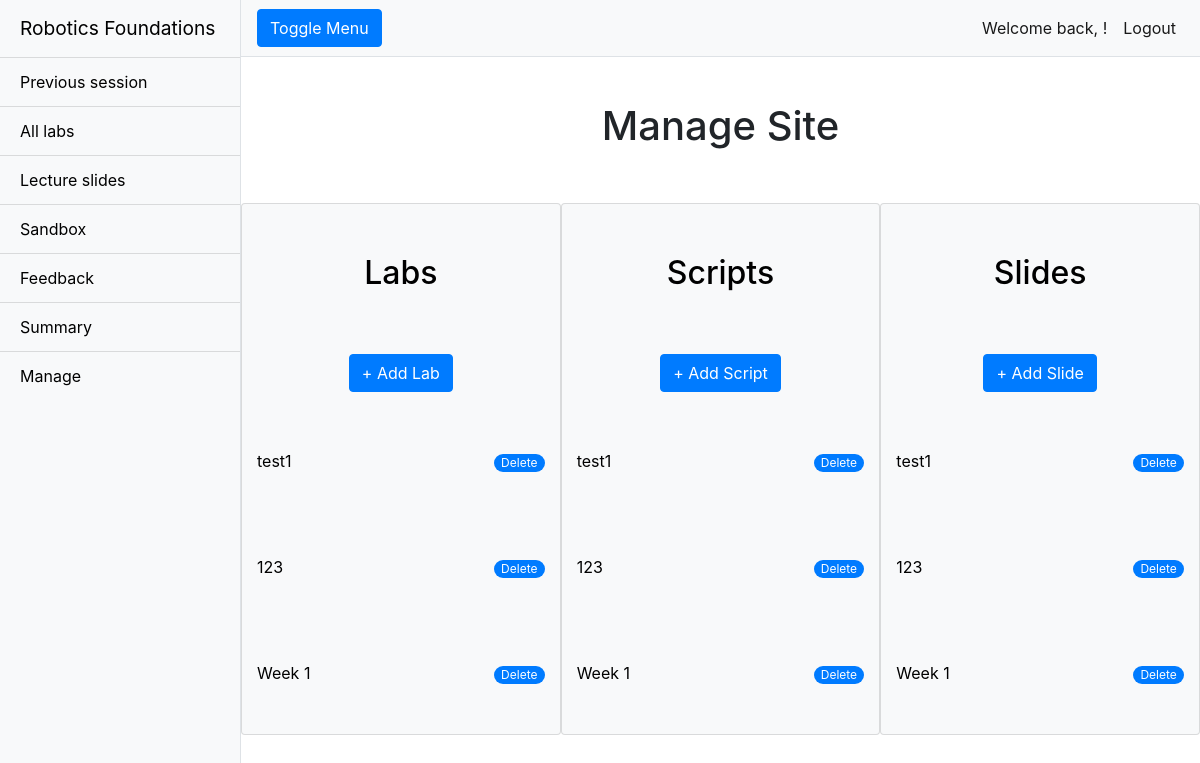
/rfwa/manage/ (signed in), run on an earlier commit of the app's database.
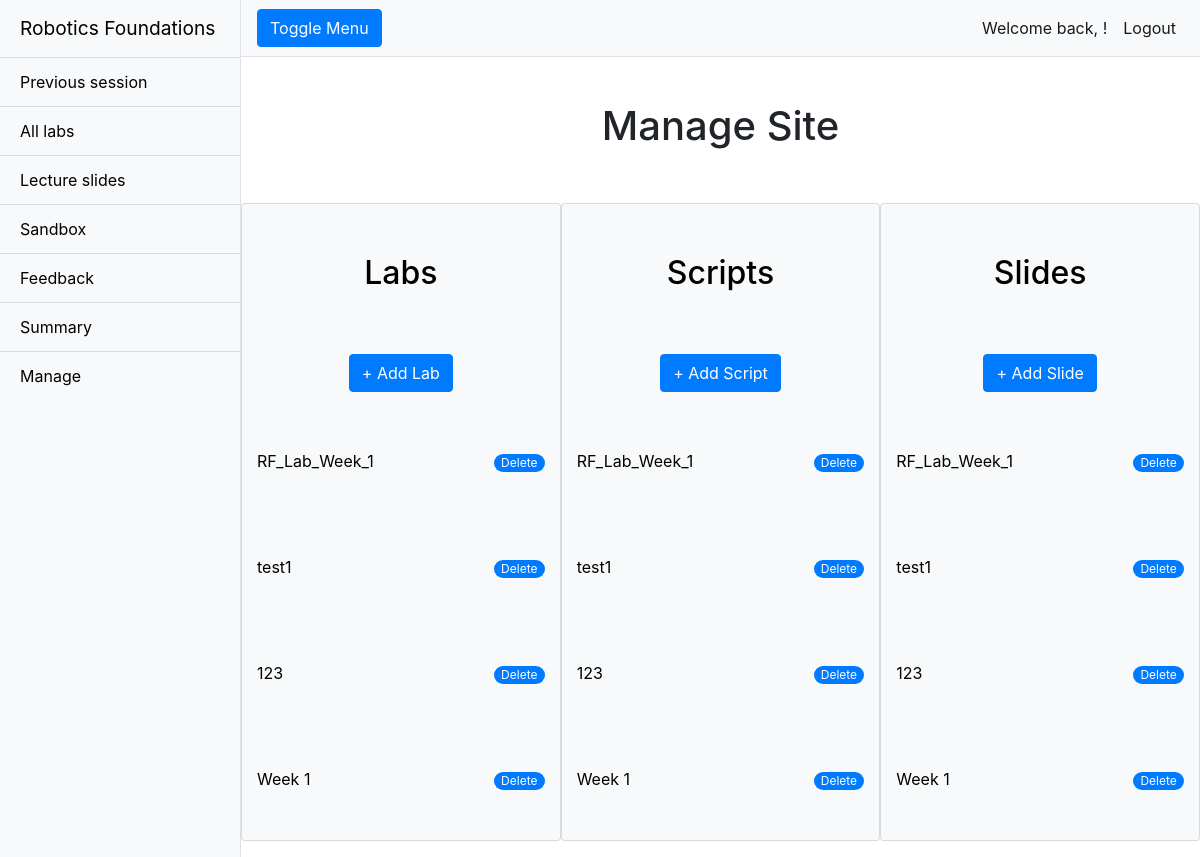
And on a later commit of the database.
### rfwa/models.py (models this page shows, shortened)
class Lab(models.Model):
    name = models.CharField(max_length = 128)
    description = models.TextField(max_length = 2048)
    open_Date = models.DateTimeField()
    close_Date = models.DateTimeField()
    project_Files = models.FileField(upload_to='labs/')
    slug = models.SlugField(primary_key = True, blank = True)

### rfwa/views.py (the view)
# urls.py: path('manage/', views.manage, name='manage'),
def manage(request):
    if request.user.is_superuser:
        labs = Lab.objects.order_by('open_Date')
        return render(request, "rfwa/manage.html", {'labs':labs})
    else:
        return redirect("index")

### templates/rfwa/manage.html (shortened to what this page needs)
{% extends "rfwa/base.html" %}
{% load static %}
{% block body_block %}
{% if user.is_superuser %}
<div class="container-fluid">
	<div class="row">
		<h1 class="col-12 text-center mt-4">Manage Site</h1>
	</div>
	<div class="row d-flex justify-content-around mt-4">
		<div class="col-lg-4 col-md-10 col-sm-10 card bg-light mb-3">
			<h2 class="text-center mt-4">Labs</h2>
			<div class="d-flex justify-content-center">
				<a href="{% url 'add_project'%}"><button type="button" class="btn btn-primary">+ Add
						Lab</button></a>
			</div>
			{% if labs %}
			<ul class="list-group">
				{% for lab in labs %}
				<li class="d-flex justify-content-between mb-3">{{lab.name}}
					<div>
						<span class="badge badge-danger badge-pill ml-1"><a class="btn-link text-white"
								href="/delete_project/{{ project.slug }}"
								onclick="return confirm('Are you sure you wish to delete {{ project.name }}?')">Delete</a></span>
					</div>
				</li>
				{% endfor %}
			</ul>
			{% else %}
			<h3 class="text-center mt-3">There are currently no projects.</h3>
			{% endif %}
		</div>
		<div class="col-lg-4 col-md-10 col-sm-10 card bg-light mb-3">
			<h2 class="text-center mt-4">Scripts</h2>
			<div class="d-flex justify-content-center">
				<a href="{% url 'add_project'%}"><button type="button" class="btn btn-primary">+ Add
						Script</button></a>
			</div>
			{% if labs %}
			<ul class="list-group">
				{% for lab in labs %}
				<li class="d-flex justify-content-between mb-3">{{lab.name}}
					<div>
						<span class="badge badge-danger badge-pill ml-1"><a class="btn-link text-white"
								href="/delete_project/{{ project.slug }}"
								onclick="return confirm('Are you sure you wish to delete {{ project.name }}?')">Delete</a></span>
					</div>
				</li>
				{% endfor %}
			</ul>
			{% else %}
			<h3 class="text-center mt-3">There are currently no projects.</h3>
			{% endif %}
		</div>
		<div class="col-lg-4 col-md-10 col-sm-10 card bg-light mb-3">
			<h2 class="text-center mt-4">Slides</h2>
			<div class="d-flex justify-content-center">
				<a href="{% url 'add_project'%}"><button type="button" class="btn btn-primary">+ Add
						Slide</button></a>
			</div>
			{% if labs %}
			<ul class="list-group">
				{% for lab in labs %}
				<li class="d-flex justify-content-between mb-3">{{lab.name}}
					<div>
						<span class="badge badge-danger badge-pill ml-1"><a class="btn-link text-white"
								href="/delete_project/{{ project.slug }}"
								onclick="return confirm('Are you sure you wish to delete {{ project.name }}?')">Delete</a></span>
					</div>
				</li>
				{% endfor %}
			</ul>
			{% else %}
			<h3 class="text-center mt-3">There are currently no projects.</h3>
			{% endif %}
		</div>
	</div>
	{% endif %}
	{% endblock %}

### templates/rfwa/base.html (shortened to what this page needs)
<!DOCTYPE html>
{% load staticfiles %}
<html lang="en">
<head>
    <link href="{% static 'vendor/bootstrap/css/bootstrap.min.css' %}" rel="stylesheet">
    <link href="{% static 'css/simple-sidebar.css' %}" rel="stylesheet">
    <link href="{% static 'css/override.css' %}" rel="stylesheet">
</head>
<body>
    {% if user.is_authenticated %}
    <div class="d-flex" id="wrapper">
        <div class="bg-light border-right" id="sidebar-wrapper">
            <div class="sidebar-heading">Robotics Foundations </div>
            <div class="list-group list-group-flush">
                <a href="/rfwa/devpage/" class="list-group-item list-group-item-action bg-light">Previous
                    session</a>
                <a href="/rfwa/alllabs/" class="list-group-item list-group-item-action bg-light">All labs</a>
                <a href="/rfwa/lectureslides/" class="list-group-item list-group-item-action bg-light">Lecture
                    slides</a>
                <a href="/rfwa/sandbox/" class="list-group-item list-group-item-action bg-light">Sandbox</a>
                <a href="/rfwa/feedback/" class="list-group-item list-group-item-action bg-light">Feedback</a>
                <a href="/rfwa/summary/" class="list-group-item list-group-item-action bg-light">Summary</a>
                {% if user.is_superuser %}
                <a href="/rfwa/manage/" class="list-group-item list-group-item-action bg-light">Manage</a>
                {% endif %}
            </div>
        </div>
        <div id="page-content-wrapper">
            <nav class="navbar navbar-expand-lg navbar-light bg-light border-bottom">
                <button class="btn btn-primary" id="menu-toggle">Toggle Menu</button>
                <div class="collapse navbar-collapse" id="navbarSupportedContent">
                    <ul class="navbar-nav ml-auto mt-2 mt-lg-0">
                        <li class="nav-item active">
                            <a class="nav-link"> Welcome back, {{ user.first_name }}! </a>
                        </li>
                        <li class="nav-item active">
                            <a class="nav-link" href="{% url 'logout' %}">Logout</a>
                        </li>
                    </ul>
                </div>
            </nav>
            {% block body_block %}
            {% endblock %}
        </div>
    </div>
    {% else %}
    <meta http-equiv='refresh' content="0; URL={% url 'login' %}">
    {% endif %}
</body>
</html>

### static/css/simple-sidebar.css (style rules this page uses)
body { overflow-x: hidden; }
#sidebar-wrapper { min-height: 100vh; margin-left: -15rem; -webkit-transition: margin .25s ease-out; -moz-transition: margin .25s ease-out; -o-transition: margin .25s ease-out; transition: margin .25s ease-out; }
#sidebar-wrapper .sidebar-heading { padding: 0.875rem 1.25rem; font-size: 1.2rem; }
#sidebar-wrapper .list-group { width: 15rem; }
#page-content-wrapper { min-width: 100vw; }
@media (min-width: 768px) { #sidebar-wrapper { margin-left: 0; } }
@media (min-width: 768px) { #page-content-wrapper { min-width: 0; width: 100%; } }

### static/css/override.css (style rules this page uses)
.mt-4 { text-align: center; vertical-align: middle; line-height: 90px; }

### templates/rfwa/base.html (style rules this page uses)
.bg-light { color: black; }

### templates/rfwa/manage.html (style rules this page uses)
.badge-danger { color: #fff; background-color: #007bff; border-color: #007bff; }

What changed in the data, as far as the page shows it:
added Lab: name "RF_Lab_Week_1"
